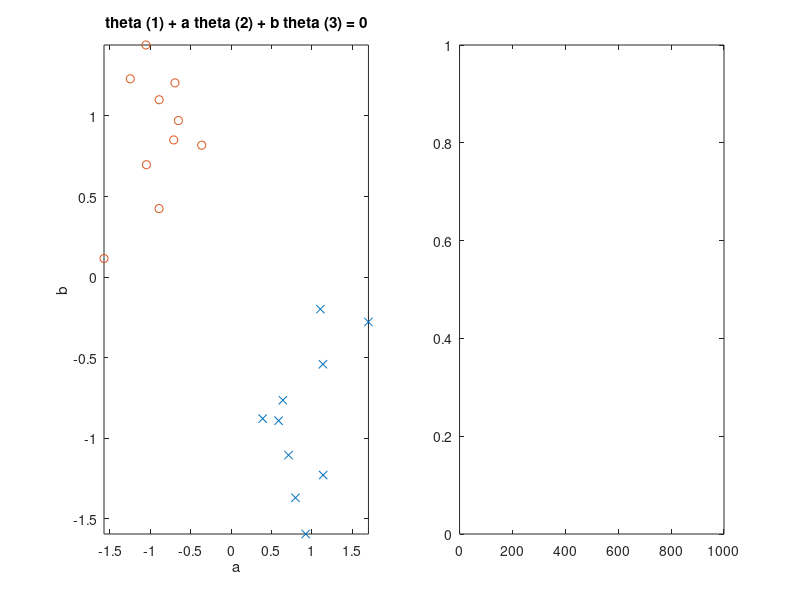

MATLAB code for this plot:
clear all;
close all;

function [X,Y] = initData(origin, pointsCount, value)
  noise = normrnd(zeros(pointsCount,2),ones(pointsCount, 2));
  X = [ones(pointsCount,2) .* origin] + noise;
  X= [ones(pointsCount,1) X];
  Y = ones(pointsCount, 1) * value;
end

pointsCount = 10;

origin1 = [1 5];
[X1,Y1] = initData(origin1, pointsCount, 1);

origin2 = [5 1];
[X2,Y2] = initData(origin2, pointsCount, 0);
  
X = [X1;X2];
Y = [Y1;Y2];

X = normalize(X);

theta = rand(size(X,2),1);
gradientDescentStep = 0.01;
costStabilityDiff = 0.0001;

for i=1:1000
  estimationFunction = (1./(1+exp(-X * theta)));
  preCost = Y .* log(estimationFunction) + (1-Y) .* log(1-estimationFunction);
  cost(i) = -1/size(X,1) * sum(preCost);
  if length(cost)> 1 && abs(cost(i) - cost(i-1))<costStabilityDiff
    break;
   end
   theta = theta - gradientDescentStep * sum((estimationFunction - Y) .* X)';
end

theta

figure('Position', [200, 200, 1200, 500])
subplot(1,2,1)
zeroIndexes = find(Y == 0);
plot(X(zeroIndexes,2),X(zeroIndexes,3),'x')
hold on;
oneIndexes = find(Y == 1);
plot(X(oneIndexes,2),X(oneIndexes,3),'o')
hold on;
%abscisse = min(X(:,2)):0.1:max(X(:,2));
%plot(abscisse, (-theta(2) * abscisse - theta(1))/theta(3))
ezplot(@(a,b) theta(1) + a *theta(2) + b* theta(3),[min(X(:,2)),max(X(:,2)), min(X(:,3)),max(X(:,3))])

subplot(1,2,2)
plot(1:length(cost),cost)